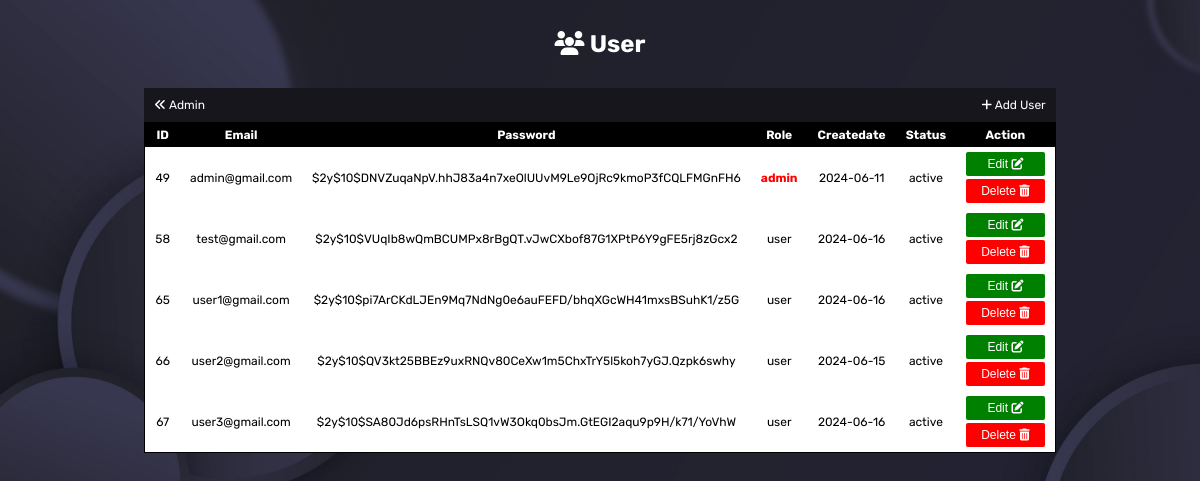
Screenshot of /admin/actions-data/user/admin-user.php (signed in) with the database file from the repository.
### tables this page shows
CREATE TABLE `user` (
  `id` int(11) NOT NULL,
  `avatar` varchar(200) NOT NULL,
  `token` varchar(100) NOT NULL,
  `email` varchar(100) NOT NULL,
  `password` varchar(100) NOT NULL,
  `role` varchar(60) NOT NULL,
  `createdate` date NOT NULL,
  `status` varchar(20) NOT NULL
);

### admin/actions-data/user/admin-user.php (the view, shortened to what this page needs)
<!DOCTYPE html>
<html lang="en">
<head>
    <link rel="stylesheet" href="../../../assets/css/management.css">
    <link rel="stylesheet" href="https://cdnjs.cloudflare.com/ajax/libs/font-awesome/6.4.2/css/all.min.css">
    <link rel="stylesheet" href="https://cdn.jsdelivr.net/npm/sweetalert2@10.16.6/dist/sweetalert2.min.css">
</head>
<body>
    <div>
        <h1><i class="fa-solid fa-users"></i> User</h1>
        <div class="admin-actions">
            <a href="../../admin.php"><i class="fa-solid fa-angles-left"></i> Admin</a>
            <a href="./add-user.php"><i class="fa-solid fa-plus"></i> Add User</a>
        </div>
        <table class="view">
            <tr class="indent">
                <td>ID</td>
                <td>Email</td>
                <td>Password</td>
                <td>Role</td>
                <td>Createdate</td>
                <td>Status</td>
                <td>Action</td>
            </tr>
            <?php
            require '../auth-role-admin.php';
            $query = " SELECT * FROM user";
            $results = mysqli_query($conn, $query);
            while ($row = mysqli_fetch_array($results)){
                ?>
                <tr>
                    <td><?php echo $row['id'] ?></td>
                    <td><?php echo $row['email'] ?></td>
                    <td><?php echo $row['password'] ?></td>
                    <td>
                        <?php
                            if($row['role']==='admin'){
                                ?><span style="font-weight: bold; color:red;"><?php echo $row['role']; ?></span><?php
                            }else{
                                echo $row['role'];
                            }
                        ?>
                    </td>
                    <td><?php echo $row['createdate'] ?></td>
                    <td><?php echo $row['status'] ?></td>
                    <td class="actions">
                        <a href="../user/edit-user.php?id=<?php echo $row['id']?>"><button class="edit">Edit <i class="fa-solid fa-pen-to-square"></i> </button></a>
                        <a onclick=" return confirm('Bạn muốn xóa ?') " href="../user/delete-user.php?id=<?php echo $row['id']?>"><button class="delete">Delete <i class="fa-solid fa-trash-can"></i></button></a>
                    </td>
                </tr>
                <?php
            }
            ?>
        </table>
    </div>
</body>
</html>

### assets/css/management.css (style rules this page uses)
* { padding: 0; margin: 0; }
body { display: flex; font-size: 12px; justify-content: center; font-family: 'Rubik', sans-serif; background-color: black; background-image: url('../images/background-admin.jpg'); background-size: cover; background-repeat: no-repeat; height: 100vh; }
h1 { text-align: center; color: rgb(255, 255, 255); }
body > div { margin-top: 30px; }
.admin-actions { display: flex; justify-content: space-between; background-color: #16161c; padding: 10px; margin-top: 30px; }
.admin-actions a { color: white; text-decoration: none; }
table.view { border-color: black; background-color: white; }
table.view tr { align-items: center; }
table { width: 100%; border: 1px solid ; padding: 10px 0px; border-collapse: collapse; }
.indent td { background-color: black; color: white; margin: 2px 2px; font-weight: bold; }
td { padding: 5px 10px; text-align: center; overflow: hidden; text-wrap: wrap; }
td.actions { display: grid; grid-template-columns: auto; gap: 3px; }
.actions a button { width: 100%; padding: 5px 15px; border: none; font-size: 12px; color: white; cursor: pointer; }
.actions a button.edit { background-color: green; border-radius: 2px; }
.actions a button.delete { background-color: red; border-radius: 2px; }

### rows the page displays
user: id "49", email "admin@gmail.com", password "$2y$10$DNVZuqaNpV.hhJ83a4n7xeOlUUvM9Le9OjRc9kmoP3fCQLFMGnFH6", role "admin", createdate "2024-06-11", status "active"
user: id "58", email "test@gmail.com", password "$2y$10$VUqIb8wQmBCUMPx8rBgQT.vJwCXbof87G1XPtP6Y9gFE5rj8zGcx2", role "user", createdate "2024-06-16", status "active"
user: id "65", email "user1@gmail.com", password "$2y$10$pi7ArCKdLJEn9Mq7NdNg0e6auFEFD/bhqXGcWH41mxsBSuhK1/z5G", role "user", createdate "2024-06-16", status "active"
user: id "66", email "user2@gmail.com", password "$2y$10$QV3kt25BBEz9uxRNQv80CeXw1m5ChxTrY5l5koh7yGJ.Qzpk6swhy", role "user", createdate "2024-06-15", status "active"
user: id "67", email "user3@gmail.com", password "$2y$10$SA80Jd6psRHnTsLSQ1vW3Okq0bsJm.GtEGI2aqu9p9H/k71/YoVhW", role "user", createdate "2024-06-16", status "active"
